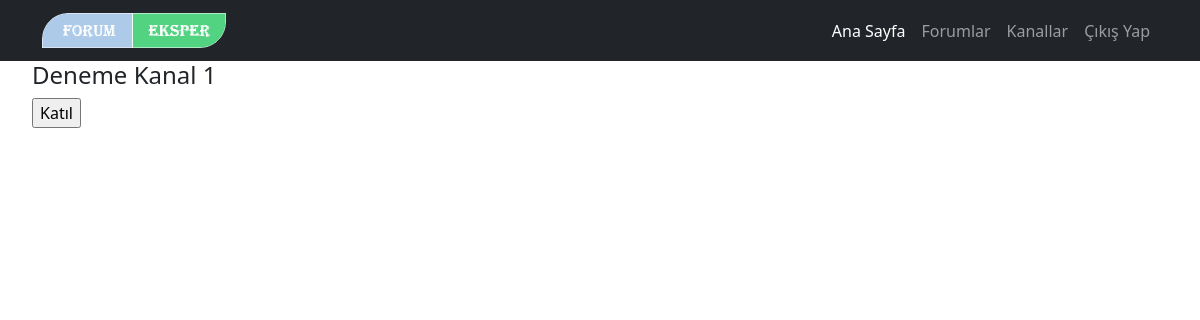
The page /server/kesfet (signed in) on the database as committed earlier.
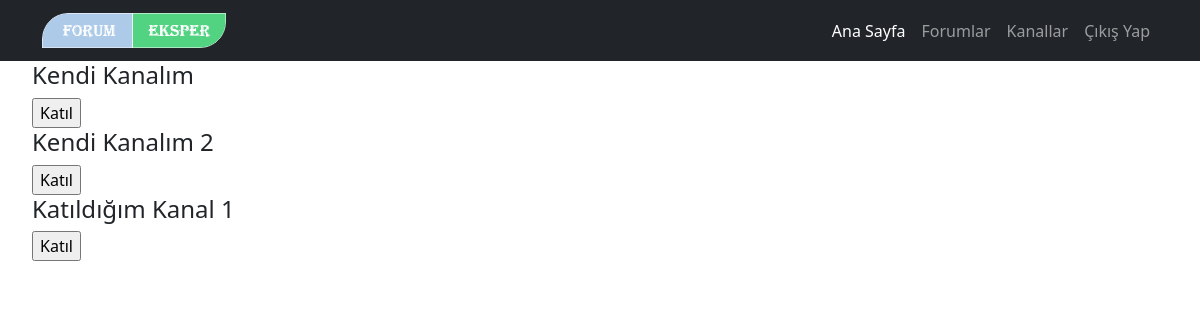
The same page on the database as committed later.
### server/models.py (models this page shows, shortened)
class Room(models.Model):
    name = models.CharField(max_length=255, null=True, verbose_name="Kanal Adı")
    slug = models.SlugField(unique=True, editable=False)
    user = models.ForeignKey(User, on_delete=models.CASCADE, null=True, verbose_name="Kanal Sahibi")
    category = models.ForeignKey(RoomCategory, on_delete=models.CASCADE, null=True,verbose_name="Kategori Adı")
    created_at = models.DateTimeField(auto_now_add=True, editable=False, null=True, verbose_name="Oluşturulduğu Tarih")
    modified_at = models.DateTimeField(null=True, verbose_name="Güncellendiği Tarih", blank=True)
    image = models.ImageField(upload_to='kanal/kapak', null=True, blank=True)
    banner = models.ImageField(upload_to='kanal/banner', null=True, blank=True)
    is_private = models.BooleanField(default=False, null=True, verbose_name="Gizli Mi?")
    class Meta:
        verbose_name_plural = "1. Kanallar"

### server/views.py (the view, shortened to what this page needs)
# urls.py: path('kesfet', room_find, name='room_find'),
@login_required
def room_find(request):
    rooms = Room.objects.all()
    return render(request, 'pages/chat/keşfet.html',{'rooms':rooms,'messages':messages})

### templates/pages/chat/keşfet.html (shortened to what this page needs)
{% extends 'layout.html' %}
{% load static %}
{% block channel_find %}
    <ul>
        {% for room in rooms %}
            <li>
                <h4>{{ room.name }}</h4>
                <form action="" method="POST">
                    <input type="submit" value="Katıl" name="is_join">
                </form>
            </li>
        {% endfor %}
    </ul>
{% endblock %}

Rows that differ between the two databases and show on the page:
removed Room: name "Deneme Kanal 1"
added Room: name "Kendi Kanalım"
added Room: name "Kendi Kanalım 2"
added Room: name "Katıldığım Kanal 1"
